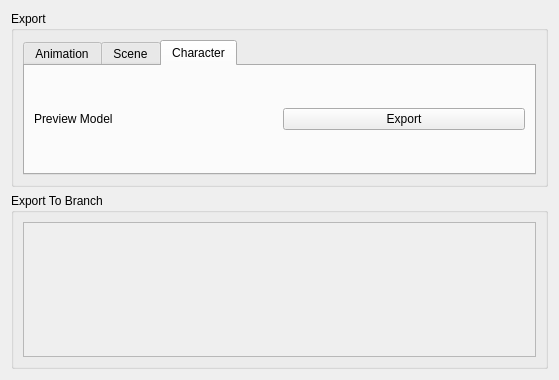
<?xml version="1.0" encoding="UTF-8"?>
<ui version="4.0">
 <class>Exporter</class>
 <widget class="QDialog" name="Exporter">
  <property name="geometry">
   <rect>
    <x>0</x>
    <y>0</y>
    <width>559</width>
    <height>380</height>
   </rect>
  </property>
  <property name="windowTitle">
   <string>Exporter</string>
  </property>
  <layout class="QGridLayout" name="gridLayout_2">
   <item row="0" column="0">
    <widget class="QGroupBox" name="groupBox_7">
     <property name="title">
      <string>Export</string>
     </property>
     <layout class="QGridLayout" name="gridLayout">
      <item row="1" column="0">
       <widget class="QTabWidget" name="tabWidget">
        <property name="currentIndex">
         <number>2</number>
        </property>
        <widget class="QWidget" name="tab">
         <attribute name="title">
          <string>Animation</string>
         </attribute>
         <layout class="QVBoxLayout" name="verticalLayout_5">
          <item>
           <layout class="QHBoxLayout" name="horizontalLayout_2">
            <item>
             <widget class="QLabel" name="label_2">
              <property name="text">
               <string>T-Pose</string>
              </property>
             </widget>
            </item>
            <item>
             <widget class="QPushButton" name="exportTPoseBTN">
              <property name="text">
               <string>Export</string>
              </property>
             </widget>
            </item>
           </layout>
          </item>
          <item>
           <layout class="QHBoxLayout" name="horizontalLayout">
            <item>
             <widget class="QLabel" name="label">
              <property name="text">
               <string>Animation Clip</string>
              </property>
             </widget>
            </item>
            <item>
             <widget class="QPushButton" name="exportAnimBTN">
              <property name="text">
               <string>Export</string>
              </property>
             </widget>
            </item>
           </layout>
          </item>
         </layout>
        </widget>
        <widget class="QWidget" name="tab_2">
         <attribute name="title">
          <string>Scene</string>
         </attribute>
         <layout class="QVBoxLayout" name="verticalLayout_2">
          <item>
           <layout class="QHBoxLayout" name="horizontalLayout_3">
            <item>
             <widget class="QLabel" name="label_4">
              <property name="text">
               <string>Prop</string>
              </property>
             </widget>
            </item>
            <item>
             <widget class="QPushButton" name="exportPropBTN">
              <property name="text">
               <string>Export</string>
              </property>
             </widget>
            </item>
           </layout>
          </item>
          <item>
           <layout class="QHBoxLayout" name="horizontalLayout_8">
            <item>
             <widget class="QLabel" name="label_7">
              <property name="text">
               <string>Animed Prop</string>
              </property>
             </widget>
            </item>
            <item>
             <widget class="QPushButton" name="exportAnimedPropBTN">
              <property name="text">
               <string>Export</string>
              </property>
             </widget>
            </item>
           </layout>
          </item>
         </layout>
        </widget>
        <widget class="QWidget" name="Character">
         <attribute name="title">
          <string>Character</string>
         </attribute>
         <layout class="QVBoxLayout" name="verticalLayout_6">
          <item>
           <layout class="QHBoxLayout" name="horizontalLayout_5">
            <item>
             <widget class="QLabel" name="label_3">
              <property name="text">
               <string>Preview Model</string>
              </property>
             </widget>
            </item>
            <item>
             <widget class="QPushButton" name="exportPreviewModelBTN">
              <property name="text">
               <string>Export</string>
              </property>
             </widget>
            </item>
           </layout>
          </item>
         </layout>
        </widget>
       </widget>
      </item>
     </layout>
    </widget>
   </item>
   <item row="1" column="0">
    <widget class="QGroupBox" name="groupBox_3">
     <property name="title">
      <string>Export To Branch</string>
     </property>
     <layout class="QVBoxLayout" name="verticalLayout_4">
      <item>
       <layout class="QVBoxLayout" name="verticalLayout">
        <item>
         <widget class="QScrollArea" name="scrollArea">
          <property name="widgetResizable">
           <bool>true</bool>
          </property>
          <widget class="QWidget" name="scrollAreaWidgetContents">
           <property name="geometry">
            <rect>
             <x>0</x>
             <y>0</y>
             <width>517</width>
             <height>142</height>
            </rect>
           </property>
           <layout class="QVBoxLayout" name="verticalLayout_3">
            <item>
             <layout class="QVBoxLayout" name="scrollViewLayout"/>
            </item>
           </layout>
          </widget>
         </widget>
        </item>
       </layout>
      </item>
     </layout>
    </widget>
   </item>
  </layout>
 </widget>
 <resources/>
 <connections/>
</ui>
